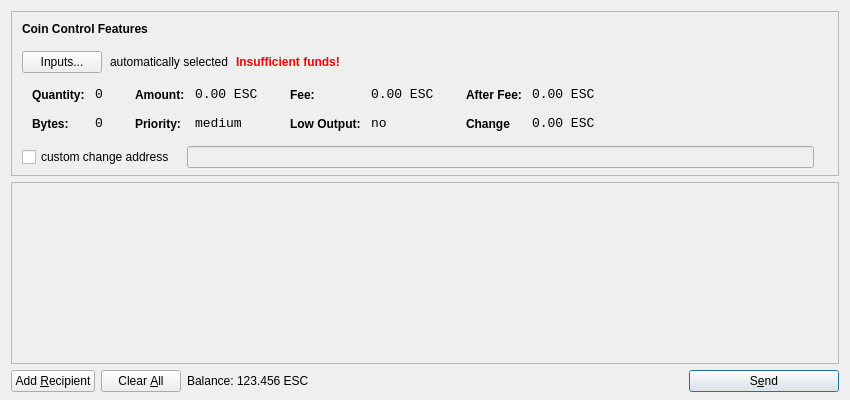
<?xml version="1.0" encoding="UTF-8"?>
<ui version="4.0">
 <class>SendCoinsDialog</class>
 <widget class="QDialog" name="SendCoinsDialog">
  <property name="geometry">
   <rect>
    <x>0</x>
    <y>0</y>
    <width>850</width>
    <height>400</height>
   </rect>
  </property>
  <property name="windowTitle">
   <string>Send Coins</string>
  </property>
  <layout class="QVBoxLayout" name="verticalLayout" stretch="0,1,0">
   <property name="bottomMargin">
    <number>8</number>
   </property>
   <item>
    <widget class="QFrame" name="frameCoinControl">
     <property name="sizePolicy">
      <sizepolicy hsizetype="Expanding" vsizetype="Expanding">
       <horstretch>0</horstretch>
       <verstretch>0</verstretch>
      </sizepolicy>
     </property>
     <property name="maximumSize">
      <size>
       <width>16777215</width>
       <height>16777215</height>
      </size>
     </property>
     <property name="frameShape">
      <enum>QFrame::StyledPanel</enum>
     </property>
     <property name="frameShadow">
      <enum>QFrame::Sunken</enum>
     </property>
     <layout class="QVBoxLayout" name="verticalLayoutCoinControl2">
      <property name="spacing">
       <number>-1</number>
      </property>
      <property name="leftMargin">
       <number>0</number>
      </property>
      <property name="topMargin">
       <number>0</number>
      </property>
      <property name="rightMargin">
       <number>0</number>
      </property>
      <property name="bottomMargin">
       <number>6</number>
      </property>
      <item>
       <layout class="QVBoxLayout" name="verticalLayoutCoinControl" stretch="0,0,0,0,1">
        <property name="spacing">
         <number>0</number>
        </property>
        <property name="leftMargin">
         <number>10</number>
        </property>
        <property name="topMargin">
         <number>10</number>
        </property>
        <item>
         <layout class="QHBoxLayout" name="horizontalLayoutCoinControl1">
          <property name="bottomMargin">
           <number>15</number>
          </property>
          <item>
           <widget class="QLabel" name="labelCoinControlFeatures">
            <property name="sizePolicy">
             <sizepolicy hsizetype="Preferred" vsizetype="Maximum">
              <horstretch>0</horstretch>
              <verstretch>0</verstretch>
             </sizepolicy>
            </property>
            <property name="font">
             <font>
              <weight>75</weight>
              <bold>true</bold>
             </font>
            </property>
            <property name="styleSheet">
             <string notr="true">font-weight:bold;</string>
            </property>
            <property name="text">
             <string>Coin Control Features</string>
            </property>
           </widget>
          </item>
         </layout>
        </item>
        <item>
         <layout class="QHBoxLayout" name="horizontalLayoutCoinControl2" stretch="0,0,0,0">
          <property name="spacing">
           <number>8</number>
          </property>
          <property name="bottomMargin">
           <number>10</number>
          </property>
          <item>
           <widget class="QPushButton" name="pushButtonCoinControl">
            <property name="styleSheet">
             <string notr="true"/>
            </property>
            <property name="text">
             <string>Inputs...</string>
            </property>
           </widget>
          </item>
          <item>
           <widget class="QLabel" name="labelCoinControlAutomaticallySelected">
            <property name="text">
             <string>automatically selected</string>
            </property>
            <property name="margin">
             <number>5</number>
            </property>
           </widget>
          </item>
          <item>
           <widget class="QLabel" name="labelCoinControlInsuffFunds">
            <property name="font">
             <font>
              <weight>75</weight>
              <bold>true</bold>
             </font>
            </property>
            <property name="styleSheet">
             <string notr="true">color:red;font-weight:bold;</string>
            </property>
            <property name="text">
             <string>Insufficient funds!</string>
            </property>
            <property name="margin">
             <number>5</number>
            </property>
           </widget>
          </item>
          <item>
           <spacer name="horizontalSpacerCoinControl">
            <property name="orientation">
             <enum>Qt::Horizontal</enum>
            </property>
            <property name="sizeHint" stdset="0">
             <size>
              <width>40</width>
              <height>1</height>
             </size>
            </property>
           </spacer>
          </item>
         </layout>
        </item>
        <item>
         <widget class="QWidget" name="widgetCoinControl" native="true">
          <property name="sizePolicy">
           <sizepolicy hsizetype="Preferred" vsizetype="Preferred">
            <horstretch>0</horstretch>
            <verstretch>0</verstretch>
           </sizepolicy>
          </property>
          <property name="minimumSize">
           <size>
            <width>0</width>
            <height>0</height>
           </size>
          </property>
          <property name="styleSheet">
           <string notr="true"/>
          </property>
          <layout class="QHBoxLayout" name="horizontalLayoutCoinControl5">
           <property name="margin">
            <number>0</number>
           </property>
           <item>
            <layout class="QHBoxLayout" name="horizontalLayoutCoinControl3" stretch="0,0,0,1">
             <property name="spacing">
              <number>20</number>
             </property>
             <property name="topMargin">
              <number>0</number>
             </property>
             <property name="bottomMargin">
              <number>10</number>
             </property>
             <item>
              <layout class="QFormLayout" name="formLayoutCoinControl1">
               <property name="horizontalSpacing">
                <number>10</number>
               </property>
               <property name="verticalSpacing">
                <number>14</number>
               </property>
               <property name="leftMargin">
                <number>10</number>
               </property>
               <property name="topMargin">
                <number>4</number>
               </property>
               <property name="rightMargin">
                <number>6</number>
               </property>
               <item row="0" column="0">
                <widget class="QLabel" name="labelCoinControlQuantityText">
                 <property name="styleSheet">
                  <string notr="true">font-weight:bold;</string>
                 </property>
                 <property name="text">
                  <string>Quantity:</string>
                 </property>
                 <property name="margin">
                  <number>0</number>
                 </property>
                </widget>
               </item>
               <item row="0" column="1">
                <widget class="QLabel" name="labelCoinControlQuantity">
                 <property name="font">
                  <font>
                   <family>Monospace</family>
                   <pointsize>10</pointsize>
                  </font>
                 </property>
                 <property name="cursor">
                  <cursorShape>IBeamCursor</cursorShape>
                 </property>
                 <property name="contextMenuPolicy">
                  <enum>Qt::ActionsContextMenu</enum>
                 </property>
                 <property name="text">
                  <string>0</string>
                 </property>
                 <property name="margin">
                  <number>0</number>
                 </property>
                 <property name="textInteractionFlags">
                  <set>Qt::LinksAccessibleByMouse|Qt::TextSelectableByKeyboard|Qt::TextSelectableByMouse</set>
                 </property>
                </widget>
               </item>
               <item row="1" column="0">
                <widget class="QLabel" name="labelCoinControlBytesText">
                 <property name="styleSheet">
                  <string notr="true">font-weight:bold;</string>
                 </property>
                 <property name="text">
                  <string>Bytes:</string>
                 </property>
                </widget>
               </item>
               <item row="1" column="1">
                <widget class="QLabel" name="labelCoinControlBytes">
                 <property name="font">
                  <font>
                   <family>Monospace</family>
                   <pointsize>10</pointsize>
                  </font>
                 </property>
                 <property name="cursor">
                  <cursorShape>IBeamCursor</cursorShape>
                 </property>
                 <property name="contextMenuPolicy">
                  <enum>Qt::ActionsContextMenu</enum>
                 </property>
                 <property name="text">
                  <string>0</string>
                 </property>
                 <property name="textInteractionFlags">
                  <set>Qt::LinksAccessibleByMouse|Qt::TextSelectableByKeyboard|Qt::TextSelectableByMouse</set>
                 </property>
                </widget>
               </item>
              </layout>
             </item>
             <item>
              <layout class="QFormLayout" name="formLayoutCoinControl2">
               <property name="horizontalSpacing">
                <number>10</number>
               </property>
               <property name="verticalSpacing">
                <number>14</number>
               </property>
               <property name="leftMargin">
                <number>6</number>
               </property>
               <property name="topMargin">
                <number>4</number>
               </property>
               <property name="rightMargin">
                <number>6</number>
               </property>
               <item row="0" column="0">
                <widget class="QLabel" name="labelCoinControlAmountText">
                 <property name="styleSheet">
                  <string notr="true">font-weight:bold;</string>
                 </property>
                 <property name="text">
                  <string>Amount:</string>
                 </property>
                 <property name="margin">
                  <number>0</number>
                 </property>
                </widget>
               </item>
               <item row="0" column="1">
                <widget class="QLabel" name="labelCoinControlAmount">
                 <property name="font">
                  <font>
                   <family>Monospace</family>
                   <pointsize>10</pointsize>
                  </font>
                 </property>
                 <property name="cursor">
                  <cursorShape>IBeamCursor</cursorShape>
                 </property>
                 <property name="contextMenuPolicy">
                  <enum>Qt::ActionsContextMenu</enum>
                 </property>
                 <property name="text">
                  <string>0.00 ESC</string>
                 </property>
                 <property name="textInteractionFlags">
                  <set>Qt::LinksAccessibleByMouse|Qt::TextSelectableByKeyboard|Qt::TextSelectableByMouse</set>
                 </property>
                </widget>
               </item>
               <item row="1" column="0">
                <widget class="QLabel" name="labelCoinControlPriorityText">
                 <property name="styleSheet">
                  <string notr="true">font-weight:bold;</string>
                 </property>
                 <property name="text">
                  <string>Priority:</string>
                 </property>
                </widget>
               </item>
               <item row="1" column="1">
                <widget class="QLabel" name="labelCoinControlPriority">
                 <property name="font">
                  <font>
                   <family>Monospace</family>
                   <pointsize>10</pointsize>
                  </font>
                 </property>
                 <property name="cursor">
                  <cursorShape>IBeamCursor</cursorShape>
                 </property>
                 <property name="contextMenuPolicy">
                  <enum>Qt::ActionsContextMenu</enum>
                 </property>
                 <property name="text">
                  <string>medium</string>
                 </property>
                 <property name="textInteractionFlags">
                  <set>Qt::LinksAccessibleByMouse|Qt::TextSelectableByKeyboard|Qt::TextSelectableByMouse</set>
                 </property>
                </widget>
               </item>
              </layout>
             </item>
             <item>
              <layout class="QFormLayout" name="formLayoutCoinControl3">
               <property name="horizontalSpacing">
                <number>10</number>
               </property>
               <property name="verticalSpacing">
                <number>14</number>
               </property>
               <property name="leftMargin">
                <number>6</number>
               </property>
               <property name="topMargin">
                <number>4</number>
               </property>
               <property name="rightMargin">
                <number>6</number>
               </property>
               <item row="0" column="0">
                <widget class="QLabel" name="labelCoinControlFeeText">
                 <property name="styleSheet">
                  <string notr="true">font-weight:bold;</string>
                 </property>
                 <property name="text">
                  <string>Fee:</string>
                 </property>
                 <property name="margin">
                  <number>0</number>
                 </property>
                </widget>
               </item>
               <item row="0" column="1">
                <widget class="QLabel" name="labelCoinControlFee">
                 <property name="font">
                  <font>
                   <family>Monospace</family>
                   <pointsize>10</pointsize>
                  </font>
                 </property>
                 <property name="cursor">
                  <cursorShape>IBeamCursor</cursorShape>
                 </property>
                 <property name="contextMenuPolicy">
                  <enum>Qt::ActionsContextMenu</enum>
                 </property>
                 <property name="text">
                  <string>0.00 ESC</string>
                 </property>
                 <property name="textInteractionFlags">
                  <set>Qt::LinksAccessibleByMouse|Qt::TextSelectableByKeyboard|Qt::TextSelectableByMouse</set>
                 </property>
                </widget>
               </item>
               <item row="1" column="0">
                <widget class="QLabel" name="labelCoinControlLowOutputText">
                 <property name="styleSheet">
                  <string notr="true">font-weight:bold;</string>
                 </property>
                 <property name="text">
                  <string>Low Output:</string>
                 </property>
                </widget>
               </item>
               <item row="1" column="1">
                <widget class="QLabel" name="labelCoinControlLowOutput">
                 <property name="font">
                  <font>
                   <family>Monospace</family>
                   <pointsize>10</pointsize>
                  </font>
                 </property>
                 <property name="cursor">
                  <cursorShape>IBeamCursor</cursorShape>
                 </property>
                 <property name="contextMenuPolicy">
                  <enum>Qt::ActionsContextMenu</enum>
                 </property>
                 <property name="text">
                  <string>no</string>
                 </property>
                 <property name="textInteractionFlags">
                  <set>Qt::LinksAccessibleByMouse|Qt::TextSelectableByKeyboard|Qt::TextSelectableByMouse</set>
                 </property>
                </widget>
               </item>
              </layout>
             </item>
             <item>
              <layout class="QFormLayout" name="formLayoutCoinControl4">
               <property name="horizontalSpacing">
                <number>10</number>
               </property>
               <property name="verticalSpacing">
                <number>14</number>
               </property>
               <property name="leftMargin">
                <number>6</number>
               </property>
               <property name="topMargin">
                <number>4</number>
               </property>
               <property name="rightMargin">
                <number>6</number>
               </property>
               <item row="0" column="0">
                <widget class="QLabel" name="labelCoinControlAfterFeeText">
                 <property name="styleSheet">
                  <string notr="true">font-weight:bold;</string>
                 </property>
                 <property name="text">
                  <string>After Fee:</string>
                 </property>
                 <property name="margin">
                  <number>0</number>
                 </property>
                </widget>
               </item>
               <item row="0" column="1">
                <widget class="QLabel" name="labelCoinControlAfterFee">
                 <property name="font">
                  <font>
                   <family>Monospace</family>
                   <pointsize>10</pointsize>
                  </font>
                 </property>
                 <property name="cursor">
                  <cursorShape>IBeamCursor</cursorShape>
                 </property>
                 <property name="contextMenuPolicy">
                  <enum>Qt::ActionsContextMenu</enum>
                 </property>
                 <property name="text">
                  <string>0.00 ESC</string>
                 </property>
                 <property name="textInteractionFlags">
                  <set>Qt::LinksAccessibleByMouse|Qt::TextSelectableByKeyboard|Qt::TextSelectableByMouse</set>
                 </property>
                </widget>
               </item>
               <item row="1" column="0">
                <widget class="QLabel" name="labelCoinControlChangeText">
                 <property name="styleSheet">
                  <string notr="true">font-weight:bold;</string>
                 </property>
                 <property name="text">
                  <string>Change</string>
                 </property>
                </widget>
               </item>
               <item row="1" column="1">
                <widget class="QLabel" name="labelCoinControlChange">
                 <property name="font">
                  <font>
                   <family>Monospace</family>
                   <pointsize>10</pointsize>
                  </font>
                 </property>
                 <property name="cursor">
                  <cursorShape>IBeamCursor</cursorShape>
                 </property>
                 <property name="contextMenuPolicy">
                  <enum>Qt::ActionsContextMenu</enum>
                 </property>
                 <property name="text">
                  <string>0.00 ESC</string>
                 </property>
                 <property name="textInteractionFlags">
                  <set>Qt::LinksAccessibleByMouse|Qt::TextSelectableByKeyboard|Qt::TextSelectableByMouse</set>
                 </property>
                </widget>
               </item>
              </layout>
             </item>
            </layout>
           </item>
          </layout>
         </widget>
        </item>
        <item>
         <layout class="QHBoxLayout" name="horizontalLayoutCoinControl4" stretch="0,0,0">
          <property name="spacing">
           <number>12</number>
          </property>
          <property name="sizeConstraint">
           <enum>QLayout::SetDefaultConstraint</enum>
          </property>
          <property name="topMargin">
           <number>5</number>
          </property>
          <property name="rightMargin">
           <number>5</number>
          </property>
          <item>
           <widget class="QCheckBox" name="checkBoxCoinControlChange">
            <property name="text">
             <string>custom change address</string>
            </property>
           </widget>
          </item>
          <item>
           <widget class="QLineEdit" name="lineEditCoinControlChange">
            <property name="enabled">
             <bool>false</bool>
            </property>
            <property name="sizePolicy">
             <sizepolicy hsizetype="Expanding" vsizetype="Fixed">
              <horstretch>0</horstretch>
              <verstretch>0</verstretch>
             </sizepolicy>
            </property>
           </widget>
          </item>
          <item>
           <widget class="QLabel" name="labelCoinControlChangeLabel">
            <property name="sizePolicy">
             <sizepolicy hsizetype="Preferred" vsizetype="Expanding">
              <horstretch>0</horstretch>
              <verstretch>0</verstretch>
             </sizepolicy>
            </property>
            <property name="minimumSize">
             <size>
              <width>0</width>
              <height>0</height>
             </size>
            </property>
            <property name="text">
             <string/>
            </property>
            <property name="margin">
             <number>3</number>
            </property>
           </widget>
          </item>
         </layout>
        </item>
        <item>
         <spacer name="verticalSpacerCoinControl">
          <property name="orientation">
           <enum>Qt::Vertical</enum>
          </property>
          <property name="sizeHint" stdset="0">
           <size>
            <width>800</width>
            <height>1</height>
           </size>
          </property>
         </spacer>
        </item>
       </layout>
      </item>
     </layout>
    </widget>
   </item>
   <item>
    <widget class="QScrollArea" name="scrollArea">
     <property name="widgetResizable">
      <bool>true</bool>
     </property>
     <widget class="QWidget" name="scrollAreaWidgetContents">
      <property name="geometry">
       <rect>
        <x>0</x>
        <y>0</y>
        <width>830</width>
        <height>165</height>
       </rect>
      </property>
      <layout class="QVBoxLayout" name="verticalLayout_2">
       <property name="margin">
        <number>0</number>
       </property>
       <item>
        <layout class="QVBoxLayout" name="entries">
         <property name="spacing">
          <number>6</number>
         </property>
        </layout>
       </item>
       <item>
        <spacer name="verticalSpacer">
         <property name="orientation">
          <enum>Qt::Vertical</enum>
         </property>
         <property name="sizeHint" stdset="0">
          <size>
           <width>20</width>
           <height>40</height>
          </size>
         </property>
        </spacer>
       </item>
      </layout>
     </widget>
    </widget>
   </item>
   <item>
    <layout class="QHBoxLayout" name="horizontalLayout">
     <item>
      <widget class="QPushButton" name="addButton">
       <property name="toolTip">
        <string>Send to multiple recipients at once</string>
       </property>
       <property name="text">
        <string>Add &amp;Recipient</string>
       </property>
       <property name="icon">
        <iconset resource="../bitcoin.qrc">
         <normaloff>:/icons/add</normaloff>:/icons/add</iconset>
       </property>
       <property name="autoDefault">
        <bool>false</bool>
       </property>
      </widget>
     </item>
     <item>
      <widget class="QPushButton" name="clearButton">
       <property name="sizePolicy">
        <sizepolicy hsizetype="Minimum" vsizetype="Fixed">
         <horstretch>0</horstretch>
         <verstretch>0</verstretch>
        </sizepolicy>
       </property>
       <property name="toolTip">
        <string>Remove all transaction fields</string>
       </property>
       <property name="text">
        <string>Clear &amp;All</string>
       </property>
       <property name="icon">
        <iconset resource="../bitcoin.qrc">
         <normaloff>:/icons/remove</normaloff>:/icons/remove</iconset>
       </property>
       <property name="autoRepeatDelay">
        <number>300</number>
       </property>
       <property name="autoDefault">
        <bool>false</bool>
       </property>
      </widget>
     </item>
     <item>
      <layout class="QHBoxLayout" name="horizontalLayout_2">
       <property name="spacing">
        <number>3</number>
       </property>
       <item>
        <widget class="QLabel" name="label">
         <property name="sizePolicy">
          <sizepolicy hsizetype="Preferred" vsizetype="Fixed">
           <horstretch>0</horstretch>
           <verstretch>0</verstretch>
          </sizepolicy>
         </property>
         <property name="text">
          <string>Balance:</string>
         </property>
        </widget>
       </item>
       <item>
        <widget class="QLabel" name="labelBalance">
         <property name="sizePolicy">
          <sizepolicy hsizetype="Preferred" vsizetype="Fixed">
           <horstretch>0</horstretch>
           <verstretch>0</verstretch>
          </sizepolicy>
         </property>
         <property name="cursor">
          <cursorShape>IBeamCursor</cursorShape>
         </property>
         <property name="text">
          <string>123.456 ESC</string>
         </property>
         <property name="textInteractionFlags">
          <set>Qt::LinksAccessibleByMouse|Qt::TextSelectableByKeyboard|Qt::TextSelectableByMouse</set>
         </property>
        </widget>
       </item>
      </layout>
     </item>
     <item>
      <spacer name="horizontalSpacer">
       <property name="orientation">
        <enum>Qt::Horizontal</enum>
       </property>
       <property name="sizeHint" stdset="0">
        <size>
         <width>40</width>
         <height>20</height>
        </size>
       </property>
      </spacer>
     </item>
     <item>
      <widget class="QPushButton" name="sendButton">
       <property name="minimumSize">
        <size>
         <width>150</width>
         <height>0</height>
        </size>
       </property>
       <property name="toolTip">
        <string>Confirm the send action</string>
       </property>
       <property name="text">
        <string>S&amp;end</string>
       </property>
       <property name="icon">
        <iconset resource="../bitcoin.qrc">
         <normaloff>:/icons/send</normaloff>:/icons/send</iconset>
       </property>
       <property name="default">
        <bool>true</bool>
       </property>
      </widget>
     </item>
    </layout>
   </item>
  </layout>
 </widget>
 <resources>
  <include location="../bitcoin.qrc"/>
 </resources>
 <connections/>
</ui>
